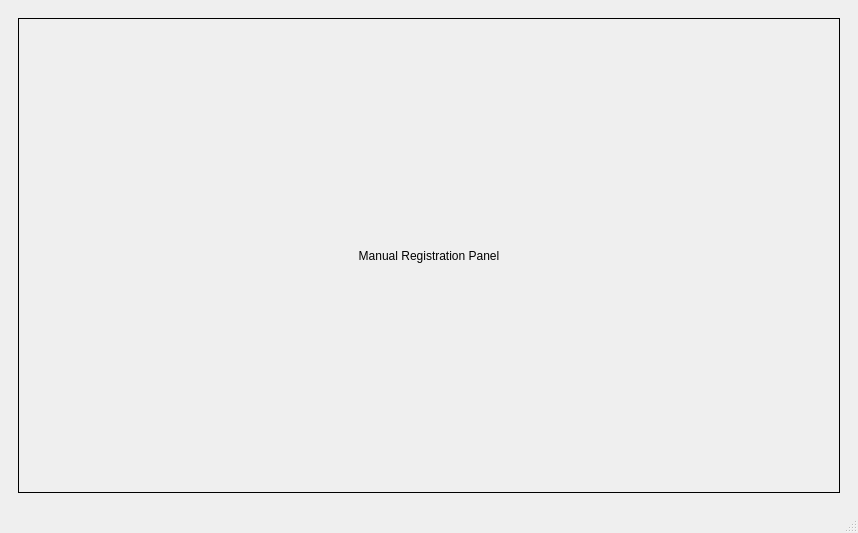
<?xml version="1.0" encoding="UTF-8"?>
<ui version="4.0">
 <class>MainWindow</class>
 <widget class="QMainWindow" name="MainWindow">
  <property name="geometry">
   <rect>
    <x>0</x>
    <y>0</y>
    <width>858</width>
    <height>533</height>
   </rect>
  </property>
  <property name="sizePolicy">
   <sizepolicy hsizetype="Preferred" vsizetype="Preferred">
    <horstretch>0</horstretch>
    <verstretch>0</verstretch>
   </sizepolicy>
  </property>
  <property name="minimumSize">
   <size>
    <width>0</width>
    <height>0</height>
   </size>
  </property>
  <property name="windowTitle">
   <string>MainWindow</string>
  </property>
  <widget class="QWidget" name="centralwidget">
   <layout class="QHBoxLayout" name="horizontalLayout">
    <item>
     <widget class="QStackedWidget" name="stackedWidget">
      <property name="currentIndex">
       <number>2</number>
      </property>
      <widget class="QWidget" name="page0">
       <layout class="QVBoxLayout" name="verticalLayout">
        <item>
         <layout class="QHBoxLayout" name="hlayout0">
          <item>
           <widget class="QLabel" name="label0">
            <property name="frameShape">
             <enum>QFrame::Box</enum>
            </property>
            <property name="text">
             <string>Main Panel</string>
            </property>
            <property name="alignment">
             <set>Qt::AlignCenter</set>
            </property>
           </widget>
          </item>
         </layout>
        </item>
       </layout>
      </widget>
      <widget class="QWidget" name="page1">
       <layout class="QHBoxLayout" name="horizontalLayout_2">
        <item>
         <layout class="QHBoxLayout" name="hlayout1">
          <item>
           <widget class="QLabel" name="label1">
            <property name="frameShape">
             <enum>QFrame::Box</enum>
            </property>
            <property name="text">
             <string>Landmark Registration Panel</string>
            </property>
            <property name="alignment">
             <set>Qt::AlignCenter</set>
            </property>
           </widget>
          </item>
         </layout>
        </item>
       </layout>
      </widget>
      <widget class="QWidget" name="page2">
       <layout class="QHBoxLayout" name="horizontalLayout_3">
        <item>
         <layout class="QHBoxLayout" name="hlayout2">
          <item>
           <widget class="QLabel" name="label2">
            <property name="sizePolicy">
             <sizepolicy hsizetype="Expanding" vsizetype="Expanding">
              <horstretch>0</horstretch>
              <verstretch>0</verstretch>
             </sizepolicy>
            </property>
            <property name="frameShape">
             <enum>QFrame::Box</enum>
            </property>
            <property name="text">
             <string>Manual Registration Panel</string>
            </property>
            <property name="alignment">
             <set>Qt::AlignCenter</set>
            </property>
           </widget>
          </item>
         </layout>
        </item>
       </layout>
      </widget>
     </widget>
    </item>
   </layout>
  </widget>
  <widget class="QMenuBar" name="menubar">
   <property name="geometry">
    <rect>
     <x>0</x>
     <y>0</y>
     <width>858</width>
     <height>22</height>
    </rect>
   </property>
  </widget>
  <widget class="QStatusBar" name="statusbar"/>
 </widget>
 <resources/>
 <connections/>
</ui>
